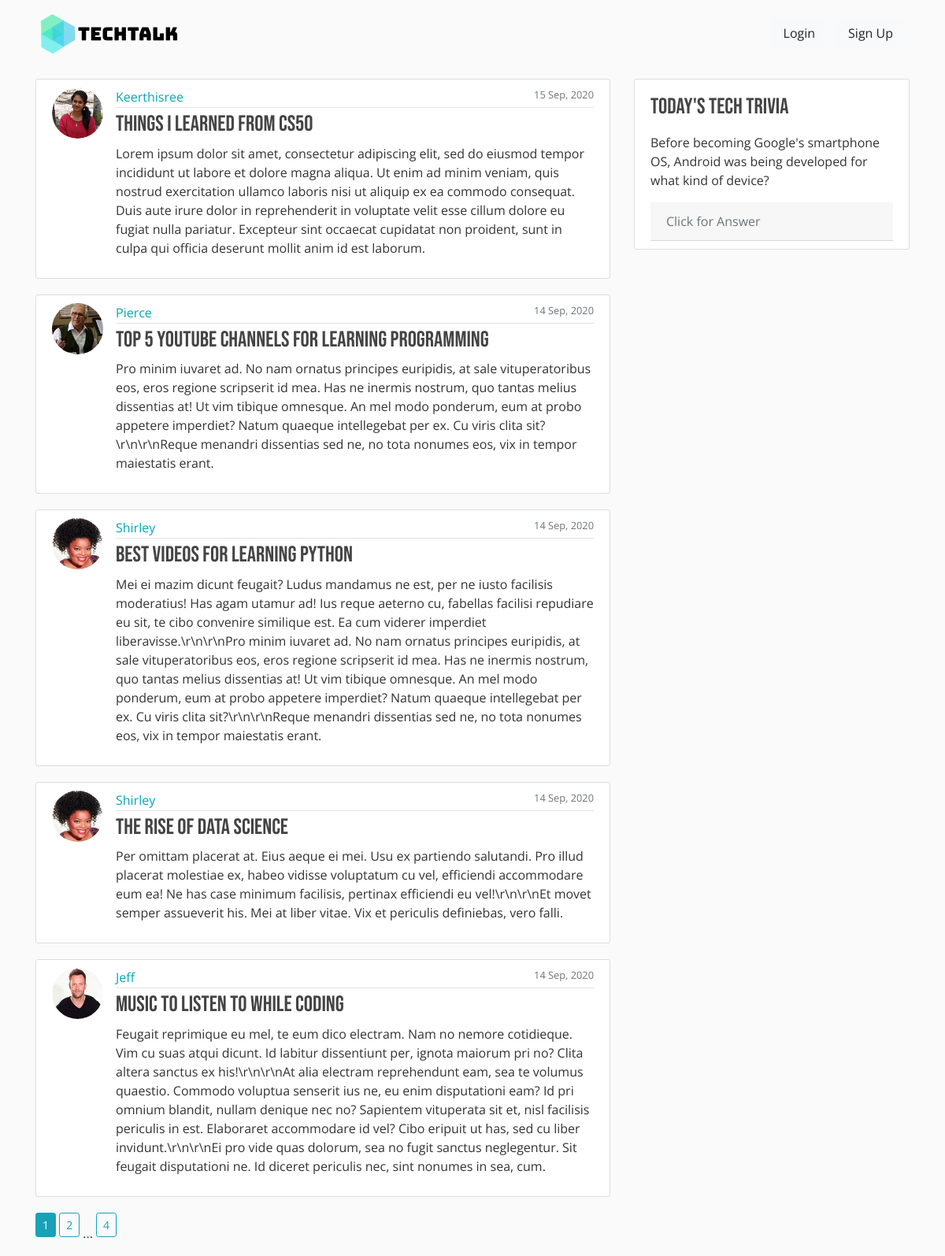
Page /home on the earlier database version.
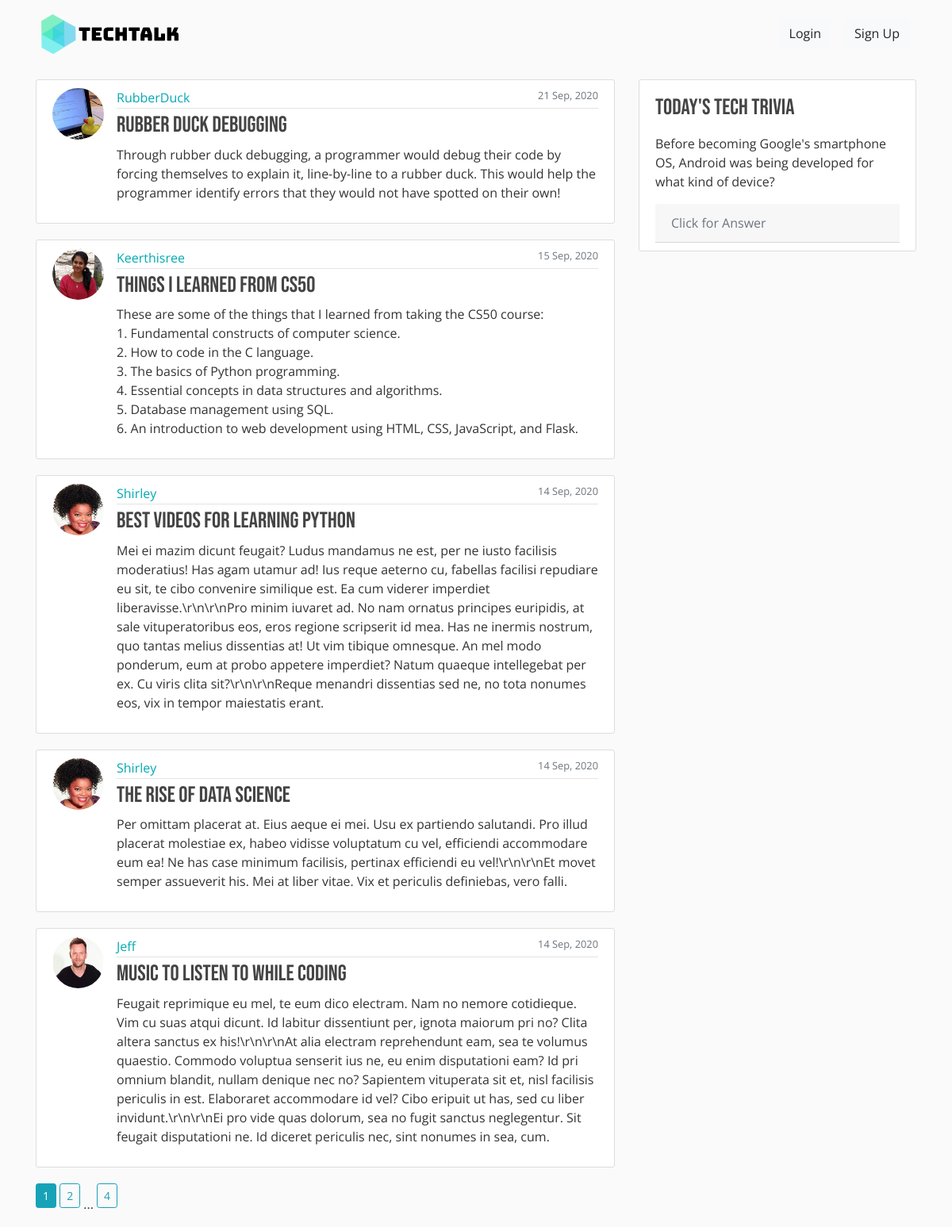
Same page on the later database version.
### techtalk/models.py (models this page shows, shortened)
class Post(db.Model):
    id = db.Column(db.Integer, primary_key=True)
    title = db.Column(db.String(100), nullable=False)
    date_posted = db.Column(db.DateTime, nullable=False, default=datetime.utcnow)
    content = db.Column(db.Text, nullable=False)
    user_id = db.Column(db.Integer, db.ForeignKey('user.id'), nullable=False)

class User(db.Model, UserMixin):
    id = db.Column(db.Integer, primary_key=True)
    username = db.Column(db.String(20), unique=True, nullable=False)
    email = db.Column(db.String(120), unique=True, nullable=False)
    image_file = db.Column(db.String(20), nullable=False, default='default.jpg')
    password = db.Column(db.String(60), nullable=False)
    posts = db.relationship('Post', backref='author', lazy=True)

### techtalk/main/routes.py (the view)
@main.route("/")
@main.route("/home")
def home():
    page = request.args.get('page', 1, type=int)
    posts = Post.query.order_by(Post.date_posted.desc()).paginate(page=page, per_page=5)
    return render_template('home.html', posts=posts)

### techtalk/templates/home.html
{% extends "layout.html" %}
{% block content %}
{% for post in posts.items %}
<article class="media content-section">
    <a href="{{ url_for('users.user_posts', username=post.author.username) }}">
        <img class="rounded-circle article-img" src="{{ url_for('static', filename='profile_pics/' + post.author.image_file) }}" alt="">
    </a>
    <div class="media-body">
        <div class="article-metadata">
            <a class="mr-2" href="{{ url_for('users.user_posts', username=post.author.username) }}">{{ post.author.username }}</a>
            <small class="text-muted float-right">{{ post.date_posted.strftime('%d %b, %Y') }}</small>
        </div>
        <h3><a class="article-title" href="{{ url_for('posts.post', post_id=post.id) }}">{{ post.title }}</a></h3>
        <p class="article-content">{{ post.content }}</p>
    </div>
</article>
{% endfor %}
{% for page_num in posts.iter_pages(left_edge=1, right_edge=1, left_current=1, right_current=2) %}
    {% if page_num %}
        {% if posts.page == page_num %}
        <a class="btn btn-sm btn-info mb-4" href="{{ url_for('main.home', page=page_num) }}">{{ page_num }}</a>
        {% else %}
        <a class="btn btn-sm btn-outline-info mb-4" href="{{ url_for('main.home', page=page_num) }}">{{ page_num }}</a>
        {% endif %}
    {% else %}
    ...
    {% endif %}
{% endfor %}
{% endblock content %}

### techtalk/templates/layout.html (shortened to what this page needs)
<!DOCTYPE html>
<html>
<head>
    <link rel="stylesheet" href="https://stackpath.bootstrapcdn.com/bootstrap/4.5.2/css/bootstrap.min.css"
>
    <link rel="stylesheet" href="{{ url_for('static', filename='main.css') }}">
</head>
<body>
    <header class="site-header mb-3">
        <nav class="navbar navbar-expand-md navbar-light bg-steel">
            <div class="container">
                <a class="navbar-brand mr-4" href="/"><img src="{{ url_for('static', filename='logo.png') }}"></a>
                <div class="collapse navbar-collapse" id="navbarToggle">
                    <div class="navbar-nav ml-auto">
                        {% if current_user.is_authenticated %}
                        <a class="nav-item m-2" href="{{ url_for('posts.create_post') }}">
                            <button type="button" class="btn btn-outline-dark">New Post</button>
                        </a>
                        <a class="nav-item m-2" href="{{ url_for('users.account') }}">
                            <button type="button" class="btn btn-light">Account</button>
                        </a>
                        <a class="nav-item m-2" href="{{ url_for('users.logout') }}">
                            <button type="button" class="btn btn-light">Logout</button>
                        </a>
                        <a href="{{ url_for('users.user_posts', username=current_user.username) }}">
                            <img src="{{ url_for('static', filename='profile_pics/' + current_user.image_file) }}" class="rounded-circle user-img">
                        </a>
                        {% else %}
                        <a class="nav-item m-2" href="{{ url_for('users.login') }}">
                            <button type="button" class="btn btn-light">Login</button>
                        </a>
                        <a class="nav-item m-2" href="{{ url_for('users.register') }}">
                            <button type="button" class="btn btn-light">Sign Up</button>
                        </a>
                        {% endif %}
                    </div>
                </div>
            </div>
        </nav>
    </header>
    <main role="main" class="container">
        <div class="row">
            <div class="col-md-8">
                {% block content %}{% endblock %}
            </div>
            <div class="col-md-4">
                <div class="content-section">
                    <h3 class="mt-2 mb-3">Today's Tech Trivia</h3>
                    <p>Before becoming Google's smartphone OS, Android was being developed for what kind of device?</p>
                    <div class="card-header" id="triviaHeading" style="cursor: pointer">
                          <p class="text-muted text-left mb-0" data-toggle="collapse" data-target="#triviaCollapse" aria-expanded="true" aria-controls="triviaCollapse">
                            Click for Answer
                          </p>
                      </div>
                    </div>
                </div>
            </div>
    </main>
</body>
</html>

### techtalk/static/main.css (style rules this page uses)
* { font-family: 'Open Sans', sans-serif; }
body { background: #fafafa; color: #333333; }
h1, h2, h3, h4, h5, h6 { color: #444444; font-family: 'Bebas Neue', cursive; }
a { color: #00AAB3; }
.bg-steel { background-color: #fafafa; }
.content-section { background: #ffffff; padding: 10px 20px; border: 1px solid #dddddd; border-radius: 3px; margin-bottom: 20px; }
.article-title { color: #444444; font-family: 'Bebas Neue', cursive; }
.article-content { white-space: pre-line; }
.article-img { height: 65px; width: 65px; margin-right: 16px; }
.article-metadata { padding-bottom: 1px; margin-bottom: 4px; border-bottom: 1px solid #e3e3e3; }

Differences in the rows shown:
removed Post: image_file (picture), author.username "Pierce", date_posted "14 Sep, 2020", title "Top 5 YouTube Channels For Learning Programming", content "Pro minim iuvaret ad. No nam ornatus principes euripidis, at sale vituperatoribus eos, eros regione scripserit id mea. Has ne inermis nostrum, quo tantas melius dissentias at! Ut vim tibique omnesque. An mel modo ponderum, eum at probo appetere imperdiet? Natum quaeque intellegebat per ex. Cu viris clita sit?\\r\\n\\r\\nReque menandri dissentias sed ne, no tota nonumes eos, vix in tempor maiestatis erant."
added Post: image_file (picture), author.username "RubberDuck", date_posted "21 Sep, 2020", title "Rubber Duck Debugging", content "Through rubber duck debugging, a programmer would debug their code by forcing themselves to explain it, line-by-line to a rubber duck. This would help the programmer identify errors that they would not have spotted on their own!"
changed Post "Things I Learned from CS50": content "Lorem ipsum dolor sit amet, consectetur adipiscing elit, sed do eiusmod tempor incididunt ut labore et dolore magna aliqua. Ut enim ad minim veniam, quis nostrud exercitation ullamco laboris nisi ut aliquip ex ea commodo consequat. Duis aute irure dolor in reprehenderit in voluptate velit esse cillum dolore eu fugiat nulla pariatur. Excepteur sint occaecat cupidatat non proident, sunt in culpa qui officia deserunt mollit anim id est laborum." → "These are some of the things that I learned from taking the CS50 course: 1. Fundamental constructs of computer science. 2. How to code in the C language. 3. The basics of Python programming. 4. Essential concepts in data structures and algorithms. 5. Database management using SQL. 6. An introduction to web development using HTML, CSS, JavaScript, and Flask."
